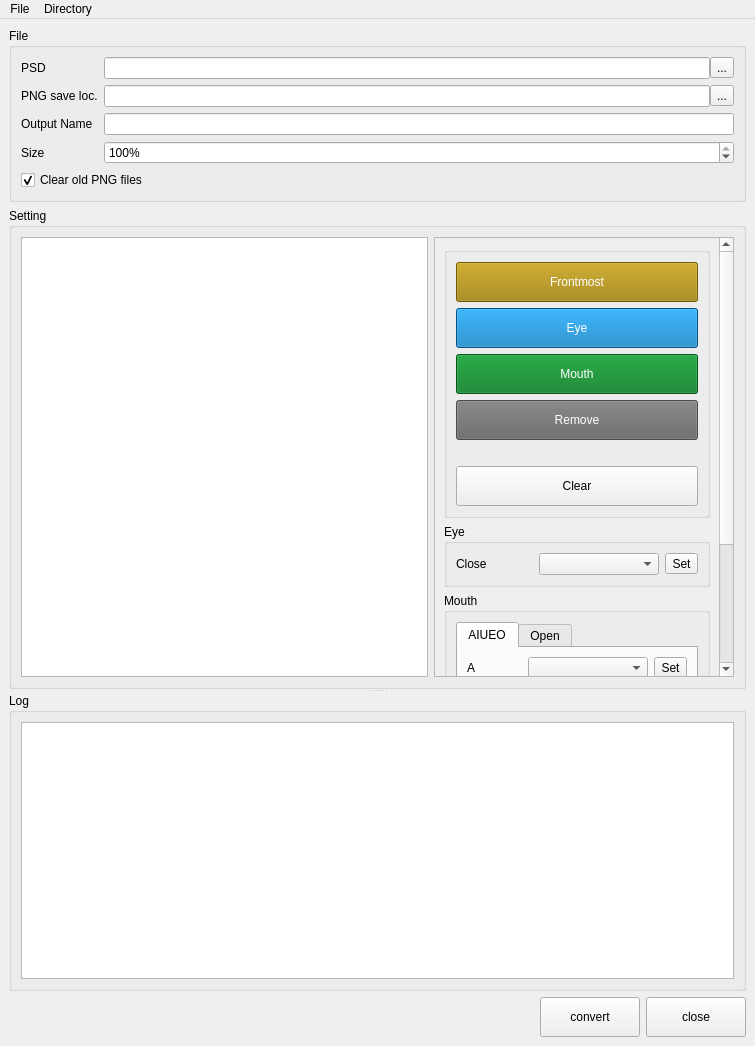
<?xml version="1.0" encoding="UTF-8"?>
<ui version="4.0">
 <class>MainWindow</class>
 <widget class="QMainWindow" name="MainWindow">
  <property name="geometry">
   <rect>
    <x>0</x>
    <y>0</y>
    <width>755</width>
    <height>1046</height>
   </rect>
  </property>
  <property name="windowTitle">
   <string>MainWindow</string>
  </property>
  <widget class="QWidget" name="centralwidget">
   <layout class="QVBoxLayout" name="verticalLayout_4">
    <item>
     <widget class="QGroupBox" name="fileGroupBox">
      <property name="sizePolicy">
       <sizepolicy hsizetype="Preferred" vsizetype="Maximum">
        <horstretch>0</horstretch>
        <verstretch>0</verstretch>
       </sizepolicy>
      </property>
      <property name="title">
       <string>File</string>
      </property>
      <layout class="QVBoxLayout" name="verticalLayout_2">
       <item>
        <layout class="QFormLayout" name="formLayout">
         <item row="0" column="0">
          <widget class="QLabel" name="label_2">
           <property name="text">
            <string>PSD</string>
           </property>
          </widget>
         </item>
         <item row="0" column="1">
          <layout class="QHBoxLayout" name="horizontalLayout_2">
           <property name="spacing">
            <number>0</number>
           </property>
           <item>
            <widget class="QLineEdit" name="psdLineEdit"/>
           </item>
           <item>
            <widget class="QToolButton" name="psdToolButton">
             <property name="text">
              <string>...</string>
             </property>
            </widget>
           </item>
          </layout>
         </item>
         <item row="1" column="0">
          <widget class="QLabel" name="label_9">
           <property name="text">
            <string>PNG save loc.</string>
           </property>
          </widget>
         </item>
         <item row="1" column="1">
          <layout class="QHBoxLayout" name="horizontalLayout_4">
           <property name="spacing">
            <number>0</number>
           </property>
           <item>
            <widget class="QLineEdit" name="dstLineEdit"/>
           </item>
           <item>
            <widget class="QToolButton" name="dstToolButton">
             <property name="text">
              <string>...</string>
             </property>
            </widget>
           </item>
          </layout>
         </item>
         <item row="2" column="0">
          <widget class="QLabel" name="label_10">
           <property name="text">
            <string>Output Name</string>
           </property>
          </widget>
         </item>
         <item row="2" column="1">
          <widget class="QLineEdit" name="outputLineEdit"/>
         </item>
         <item row="3" column="0">
          <widget class="QLabel" name="label_11">
           <property name="text">
            <string>Size</string>
           </property>
          </widget>
         </item>
         <item row="3" column="1">
          <widget class="QSpinBox" name="sizeSpinBox">
           <property name="suffix">
            <string>%</string>
           </property>
           <property name="minimum">
            <number>10</number>
           </property>
           <property name="maximum">
            <number>100</number>
           </property>
           <property name="singleStep">
            <number>10</number>
           </property>
           <property name="value">
            <number>100</number>
           </property>
          </widget>
         </item>
        </layout>
       </item>
       <item>
        <widget class="QCheckBox" name="clearPngCheckBox">
         <property name="text">
          <string>Clear old PNG files</string>
         </property>
         <property name="checked">
          <bool>true</bool>
         </property>
        </widget>
       </item>
      </layout>
     </widget>
    </item>
    <item>
     <widget class="QSplitter" name="splitter">
      <property name="orientation">
       <enum>Qt::Orientation::Vertical</enum>
      </property>
      <widget class="QGroupBox" name="groupBox">
       <property name="title">
        <string>Setting</string>
       </property>
       <layout class="QHBoxLayout" name="horizontalLayout_5">
        <item>
         <widget class="QTreeView" name="treeView">
          <property name="editTriggers">
           <set>QAbstractItemView::EditTrigger::NoEditTriggers</set>
          </property>
          <property name="selectionMode">
           <enum>QAbstractItemView::SelectionMode::ExtendedSelection</enum>
          </property>
         </widget>
        </item>
        <item>
         <widget class="QScrollArea" name="scrollArea">
          <property name="sizePolicy">
           <sizepolicy hsizetype="Preferred" vsizetype="Expanding">
            <horstretch>0</horstretch>
            <verstretch>0</verstretch>
           </sizepolicy>
          </property>
          <property name="minimumSize">
           <size>
            <width>300</width>
            <height>0</height>
           </size>
          </property>
          <property name="widgetResizable">
           <bool>true</bool>
          </property>
          <widget class="QWidget" name="scrollAreaWidgetContents">
           <property name="geometry">
            <rect>
             <x>0</x>
             <y>0</y>
             <width>286</width>
             <height>632</height>
            </rect>
           </property>
           <layout class="QHBoxLayout" name="horizontalLayout">
            <item>
             <layout class="QVBoxLayout" name="verticalLayout_3">
              <item>
               <widget class="QGroupBox" name="groupBox_4">
                <property name="title">
                 <string/>
                </property>
                <layout class="QVBoxLayout" name="verticalLayout">
                 <item>
                  <widget class="QPushButton" name="setFrontmostButton">
                   <property name="minimumSize">
                    <size>
                     <width>100</width>
                     <height>40</height>
                    </size>
                   </property>
                   <property name="styleSheet">
                    <string notr="true">background: rgb(159, 125, 0); color: rgb(255, 255, 255)</string>
                   </property>
                   <property name="text">
                    <string>Frontmost</string>
                   </property>
                  </widget>
                 </item>
                 <item>
                  <widget class="QPushButton" name="setEyetButton">
                   <property name="minimumSize">
                    <size>
                     <width>100</width>
                     <height>40</height>
                    </size>
                   </property>
                   <property name="styleSheet">
                    <string notr="true">background: rgb(0, 114, 184); color: rgb(255, 255, 255)</string>
                   </property>
                   <property name="text">
                    <string>Eye</string>
                   </property>
                  </widget>
                 </item>
                 <item>
                  <widget class="QPushButton" name="setMouthButton">
                   <property name="minimumSize">
                    <size>
                     <width>100</width>
                     <height>40</height>
                    </size>
                   </property>
                   <property name="styleSheet">
                    <string notr="true">background: rgb(0, 121, 30); color: rgb(255, 255, 255)</string>
                   </property>
                   <property name="text">
                    <string>Mouth</string>
                   </property>
                  </widget>
                 </item>
                 <item>
                  <widget class="QPushButton" name="setRemoveButton">
                   <property name="minimumSize">
                    <size>
                     <width>100</width>
                     <height>40</height>
                    </size>
                   </property>
                   <property name="styleSheet">
                    <string notr="true">background: rgb(104, 104, 104); color: rgb(255, 255, 255)</string>
                   </property>
                   <property name="text">
                    <string>Remove</string>
                   </property>
                  </widget>
                 </item>
                 <item>
                  <spacer name="verticalSpacer_2">
                   <property name="orientation">
                    <enum>Qt::Orientation::Vertical</enum>
                   </property>
                   <property name="sizeType">
                    <enum>QSizePolicy::Policy::Fixed</enum>
                   </property>
                   <property name="sizeHint" stdset="0">
                    <size>
                     <width>20</width>
                     <height>20</height>
                    </size>
                   </property>
                  </spacer>
                 </item>
                 <item>
                  <widget class="QPushButton" name="clearButton">
                   <property name="minimumSize">
                    <size>
                     <width>100</width>
                     <height>40</height>
                    </size>
                   </property>
                   <property name="text">
                    <string>Clear</string>
                   </property>
                  </widget>
                 </item>
                </layout>
               </widget>
              </item>
              <item>
               <widget class="QGroupBox" name="groupBox_3">
                <property name="title">
                 <string>Eye</string>
                </property>
                <layout class="QGridLayout" name="gridLayout">
                 <item row="0" column="0">
                  <widget class="QLabel" name="label_7">
                   <property name="sizePolicy">
                    <sizepolicy hsizetype="Preferred" vsizetype="Preferred">
                     <horstretch>0</horstretch>
                     <verstretch>0</verstretch>
                    </sizepolicy>
                   </property>
                   <property name="text">
                    <string>Close</string>
                   </property>
                  </widget>
                 </item>
                 <item row="0" column="1">
                  <widget class="QComboBox" name="closeComboBox">
                   <property name="minimumSize">
                    <size>
                     <width>120</width>
                     <height>0</height>
                    </size>
                   </property>
                  </widget>
                 </item>
                 <item row="0" column="2">
                  <widget class="QToolButton" name="setCloseToolButton">
                   <property name="text">
                    <string>Set</string>
                   </property>
                  </widget>
                 </item>
                </layout>
               </widget>
              </item>
              <item>
               <widget class="QGroupBox" name="groupBox_2">
                <property name="title">
                 <string>Mouth</string>
                </property>
                <layout class="QVBoxLayout" name="verticalLayout_7">
                 <item>
                  <widget class="QTabWidget" name="tabWidget">
                   <property name="sizePolicy">
                    <sizepolicy hsizetype="Preferred" vsizetype="Expanding">
                     <horstretch>0</horstretch>
                     <verstretch>0</verstretch>
                    </sizepolicy>
                   </property>
                   <property name="currentIndex">
                    <number>0</number>
                   </property>
                   <widget class="QWidget" name="tab">
                    <attribute name="title">
                     <string>AIUEO</string>
                    </attribute>
                    <layout class="QGridLayout" name="gridLayout_2">
                     <item row="0" column="2">
                      <widget class="QToolButton" name="setAToolButton">
                       <property name="text">
                        <string>Set</string>
                       </property>
                      </widget>
                     </item>
                     <item row="2" column="2">
                      <widget class="QToolButton" name="setUToolButton">
                       <property name="text">
                        <string>Set</string>
                       </property>
                      </widget>
                     </item>
                     <item row="3" column="0">
                      <widget class="QLabel" name="label_5">
                       <property name="text">
                        <string>E</string>
                       </property>
                      </widget>
                     </item>
                     <item row="2" column="0">
                      <widget class="QLabel" name="label_4">
                       <property name="text">
                        <string>U</string>
                       </property>
                      </widget>
                     </item>
                     <item row="1" column="2">
                      <widget class="QToolButton" name="setIToolButton">
                       <property name="text">
                        <string>Set</string>
                       </property>
                      </widget>
                     </item>
                     <item row="3" column="1">
                      <widget class="QComboBox" name="eComboBox">
                       <property name="minimumSize">
                        <size>
                         <width>120</width>
                         <height>0</height>
                        </size>
                       </property>
                      </widget>
                     </item>
                     <item row="3" column="2">
                      <widget class="QToolButton" name="setEToolButton">
                       <property name="text">
                        <string>Set</string>
                       </property>
                      </widget>
                     </item>
                     <item row="0" column="0">
                      <widget class="QLabel" name="label">
                       <property name="sizePolicy">
                        <sizepolicy hsizetype="Preferred" vsizetype="Preferred">
                         <horstretch>0</horstretch>
                         <verstretch>0</verstretch>
                        </sizepolicy>
                       </property>
                       <property name="text">
                        <string>A</string>
                       </property>
                      </widget>
                     </item>
                     <item row="5" column="0">
                      <widget class="QLabel" name="label_8">
                       <property name="text">
                        <string>N</string>
                       </property>
                      </widget>
                     </item>
                     <item row="2" column="1">
                      <widget class="QComboBox" name="uComboBox">
                       <property name="minimumSize">
                        <size>
                         <width>120</width>
                         <height>0</height>
                        </size>
                       </property>
                      </widget>
                     </item>
                     <item row="4" column="2">
                      <widget class="QToolButton" name="setOToolButton">
                       <property name="text">
                        <string>Set</string>
                       </property>
                      </widget>
                     </item>
                     <item row="4" column="0">
                      <widget class="QLabel" name="label_6">
                       <property name="text">
                        <string>O</string>
                       </property>
                      </widget>
                     </item>
                     <item row="0" column="1">
                      <widget class="QComboBox" name="aComboBox">
                       <property name="minimumSize">
                        <size>
                         <width>120</width>
                         <height>0</height>
                        </size>
                       </property>
                      </widget>
                     </item>
                     <item row="1" column="0">
                      <widget class="QLabel" name="label_3">
                       <property name="text">
                        <string>I</string>
                       </property>
                      </widget>
                     </item>
                     <item row="5" column="2">
                      <widget class="QToolButton" name="setNToolButton">
                       <property name="text">
                        <string>Set</string>
                       </property>
                      </widget>
                     </item>
                     <item row="5" column="1">
                      <widget class="QComboBox" name="nComboBox">
                       <property name="minimumSize">
                        <size>
                         <width>120</width>
                         <height>0</height>
                        </size>
                       </property>
                      </widget>
                     </item>
                     <item row="1" column="1">
                      <widget class="QComboBox" name="iComboBox">
                       <property name="minimumSize">
                        <size>
                         <width>120</width>
                         <height>0</height>
                        </size>
                       </property>
                      </widget>
                     </item>
                     <item row="4" column="1">
                      <widget class="QComboBox" name="oComboBox">
                       <property name="minimumSize">
                        <size>
                         <width>120</width>
                         <height>0</height>
                        </size>
                       </property>
                      </widget>
                     </item>
                     <item row="6" column="1">
                      <spacer name="verticalSpacer_3">
                       <property name="orientation">
                        <enum>Qt::Orientation::Vertical</enum>
                       </property>
                       <property name="sizeHint" stdset="0">
                        <size>
                         <width>20</width>
                         <height>0</height>
                        </size>
                       </property>
                      </spacer>
                     </item>
                    </layout>
                   </widget>
                   <widget class="QWidget" name="tab_2">
                    <attribute name="title">
                     <string>Open</string>
                    </attribute>
                   </widget>
                  </widget>
                 </item>
                </layout>
               </widget>
              </item>
              <item>
               <spacer name="verticalSpacer">
                <property name="orientation">
                 <enum>Qt::Orientation::Vertical</enum>
                </property>
                <property name="sizeHint" stdset="0">
                 <size>
                  <width>20</width>
                  <height>0</height>
                 </size>
                </property>
               </spacer>
              </item>
             </layout>
            </item>
           </layout>
          </widget>
         </widget>
        </item>
       </layout>
      </widget>
      <widget class="QGroupBox" name="logGroupBox">
       <property name="sizePolicy">
        <sizepolicy hsizetype="Preferred" vsizetype="Expanding">
         <horstretch>0</horstretch>
         <verstretch>0</verstretch>
        </sizepolicy>
       </property>
       <property name="title">
        <string>Log</string>
       </property>
       <layout class="QVBoxLayout" name="verticalLayout_6">
        <item>
         <widget class="LogTextEdit" name="logTextEdit">
          <property name="sizePolicy">
           <sizepolicy hsizetype="Expanding" vsizetype="Preferred">
            <horstretch>0</horstretch>
            <verstretch>0</verstretch>
           </sizepolicy>
          </property>
          <property name="lineWrapMode">
           <enum>QTextEdit::LineWrapMode::NoWrap</enum>
          </property>
          <property name="readOnly">
           <bool>true</bool>
          </property>
         </widget>
        </item>
       </layout>
      </widget>
     </widget>
    </item>
    <item>
     <layout class="QHBoxLayout" name="horizontalLayout_3">
      <item>
       <spacer name="horizontalSpacer">
        <property name="orientation">
         <enum>Qt::Orientation::Horizontal</enum>
        </property>
        <property name="sizeHint" stdset="0">
         <size>
          <width>40</width>
          <height>20</height>
         </size>
        </property>
       </spacer>
      </item>
      <item>
       <widget class="QPushButton" name="convertButton">
        <property name="minimumSize">
         <size>
          <width>100</width>
          <height>40</height>
         </size>
        </property>
        <property name="text">
         <string>convert</string>
        </property>
       </widget>
      </item>
      <item>
       <widget class="QPushButton" name="closeButton">
        <property name="minimumSize">
         <size>
          <width>100</width>
          <height>40</height>
         </size>
        </property>
        <property name="text">
         <string>close</string>
        </property>
       </widget>
      </item>
     </layout>
    </item>
   </layout>
  </widget>
  <widget class="QMenuBar" name="menuBar">
   <property name="geometry">
    <rect>
     <x>0</x>
     <y>0</y>
     <width>755</width>
     <height>33</height>
    </rect>
   </property>
   <widget class="QMenu" name="menuFile">
    <property name="title">
     <string>File</string>
    </property>
    <addaction name="actionOpen"/>
    <addaction name="actionSave"/>
    <addaction name="separator"/>
    <addaction name="actionExit"/>
   </widget>
   <widget class="QMenu" name="menuDirectory">
    <property name="title">
     <string>Directory</string>
    </property>
    <addaction name="actionPSD"/>
    <addaction name="actionGenerators_Dir_User"/>
   </widget>
   <addaction name="menuFile"/>
   <addaction name="menuDirectory"/>
  </widget>
  <action name="actionOpen">
   <property name="text">
    <string>Open</string>
   </property>
   <property name="shortcut">
    <string>Ctrl+O</string>
   </property>
  </action>
  <action name="actionSave">
   <property name="text">
    <string>Save</string>
   </property>
   <property name="shortcut">
    <string>Ctrl+S</string>
   </property>
  </action>
  <action name="actionExit">
   <property name="text">
    <string>Exit</string>
   </property>
   <property name="shortcut">
    <string>Ctrl+Q</string>
   </property>
  </action>
  <action name="actionPSD">
   <property name="text">
    <string>PSD</string>
   </property>
  </action>
  <action name="actionGenerators_Dir_User">
   <property name="text">
    <string>Generators Dir (User)</string>
   </property>
  </action>
 </widget>
 <customwidgets>
  <customwidget>
   <class>LogTextEdit</class>
   <extends>QTextEdit</extends>
   <header>rs.gui.log</header>
  </customwidget>
 </customwidgets>
 <resources/>
 <connections/>
</ui>
